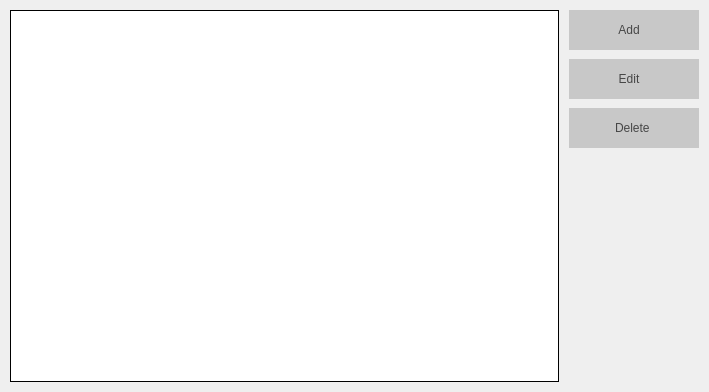
<?xml version="1.0" encoding="UTF-8"?>
<ui version="4.0">
 <class>RoomView</class>
 <widget class="QWidget" name="RoomView">
  <property name="geometry">
   <rect>
    <x>0</x>
    <y>0</y>
    <width>709</width>
    <height>392</height>
   </rect>
  </property>
  <property name="windowTitle">
   <string>Rooms</string>
  </property>
  <property name="styleSheet">
   <string notr="true"/>
  </property>
  <layout class="QHBoxLayout" name="horizontalLayout">
   <property name="spacing">
    <number>10</number>
   </property>
   <property name="leftMargin">
    <number>10</number>
   </property>
   <property name="topMargin">
    <number>10</number>
   </property>
   <property name="rightMargin">
    <number>10</number>
   </property>
   <property name="bottomMargin">
    <number>10</number>
   </property>
   <item>
    <widget class="QTableView" name="mTable">
     <property name="styleSheet">
      <string notr="true">
border: 1px solid;</string>
     </property>
     <property name="frameShape">
      <enum>QFrame::NoFrame</enum>
     </property>
     <property name="selectionBehavior">
      <enum>QAbstractItemView::SelectRows</enum>
     </property>
     <attribute name="verticalHeaderVisible">
      <bool>false</bool>
     </attribute>
    </widget>
   </item>
   <item>
    <widget class="QFrame" name="frame">
     <property name="minimumSize">
      <size>
       <width>130</width>
       <height>0</height>
      </size>
     </property>
     <property name="frameShape">
      <enum>QFrame::NoFrame</enum>
     </property>
     <property name="frameShadow">
      <enum>QFrame::Raised</enum>
     </property>
     <layout class="QHBoxLayout" name="horizontalLayout_3">
      <property name="spacing">
       <number>0</number>
      </property>
      <property name="leftMargin">
       <number>0</number>
      </property>
      <property name="topMargin">
       <number>0</number>
      </property>
      <property name="rightMargin">
       <number>0</number>
      </property>
      <property name="bottomMargin">
       <number>0</number>
      </property>
      <item>
       <layout class="QVBoxLayout" name="verticalLayout">
        <property name="spacing">
         <number>9</number>
        </property>
        <item>
         <widget class="QPushButton" name="mAdd">
          <property name="minimumSize">
           <size>
            <width>0</width>
            <height>40</height>
           </size>
          </property>
          <property name="layoutDirection">
           <enum>Qt::RightToLeft</enum>
          </property>
          <property name="autoFillBackground">
           <bool>false</bool>
          </property>
          <property name="styleSheet">
           <string notr="true">QPushButton{
	font: 75 14pt &quot;Times New Roman&quot;;
	color: rgb(70, 70, 70);
	background-color: rgb(200, 200, 200);
	border: 0px solid;
}

QPushButton:hover {
	background-color: rgb(231, 231, 231);
}</string>
          </property>
          <property name="text">
           <string>Add   </string>
          </property>
          <property name="icon">
           <iconset resource="OrarApp.qrc">
            <normaloff>:/Buttons/img/addBtn.png</normaloff>:/Buttons/img/addBtn.png</iconset>
          </property>
          <property name="iconSize">
           <size>
            <width>18</width>
            <height>18</height>
           </size>
          </property>
          <property name="default">
           <bool>false</bool>
          </property>
          <property name="flat">
           <bool>false</bool>
          </property>
         </widget>
        </item>
        <item>
         <widget class="QPushButton" name="mEdit">
          <property name="minimumSize">
           <size>
            <width>0</width>
            <height>40</height>
           </size>
          </property>
          <property name="layoutDirection">
           <enum>Qt::RightToLeft</enum>
          </property>
          <property name="styleSheet">
           <string notr="true">QPushButton{
	font: 75 14pt &quot;Times New Roman&quot;;
	color: rgb(70, 70, 70);
	background-color: rgb(200, 200, 200);
	border: 0px solid;
}

QPushButton:hover {
	background-color: rgb(231, 231, 231);
}</string>
          </property>
          <property name="text">
           <string>Edit   </string>
          </property>
          <property name="icon">
           <iconset resource="OrarApp.qrc">
            <normaloff>:/Buttons/img/editBtn3.png</normaloff>:/Buttons/img/editBtn3.png</iconset>
          </property>
          <property name="iconSize">
           <size>
            <width>18</width>
            <height>18</height>
           </size>
          </property>
         </widget>
        </item>
        <item>
         <widget class="QPushButton" name="mDelete">
          <property name="minimumSize">
           <size>
            <width>0</width>
            <height>40</height>
           </size>
          </property>
          <property name="layoutDirection">
           <enum>Qt::RightToLeft</enum>
          </property>
          <property name="styleSheet">
           <string notr="true">QPushButton{
	font: 75 14pt &quot;Times New Roman&quot;;
	color: rgb(70, 70, 70);
	background-color: rgb(200, 200, 200);
	border: 0px solid;
}

QPushButton:hover {
	background-color: rgb(231, 231, 231);
}</string>
          </property>
          <property name="text">
           <string>Delete </string>
          </property>
          <property name="icon">
           <iconset resource="OrarApp.qrc">
            <normaloff>:/Buttons/img/deleteBtn.png</normaloff>:/Buttons/img/deleteBtn.png</iconset>
          </property>
          <property name="iconSize">
           <size>
            <width>18</width>
            <height>18</height>
           </size>
          </property>
         </widget>
        </item>
        <item>
         <spacer name="verticalSpacer">
          <property name="orientation">
           <enum>Qt::Vertical</enum>
          </property>
          <property name="sizeHint" stdset="0">
           <size>
            <width>20</width>
            <height>40</height>
           </size>
          </property>
         </spacer>
        </item>
       </layout>
      </item>
     </layout>
    </widget>
   </item>
  </layout>
 </widget>
 <layoutdefault spacing="6" margin="11"/>
 <resources>
  <include location="OrarApp.qrc"/>
 </resources>
 <connections/>
</ui>
